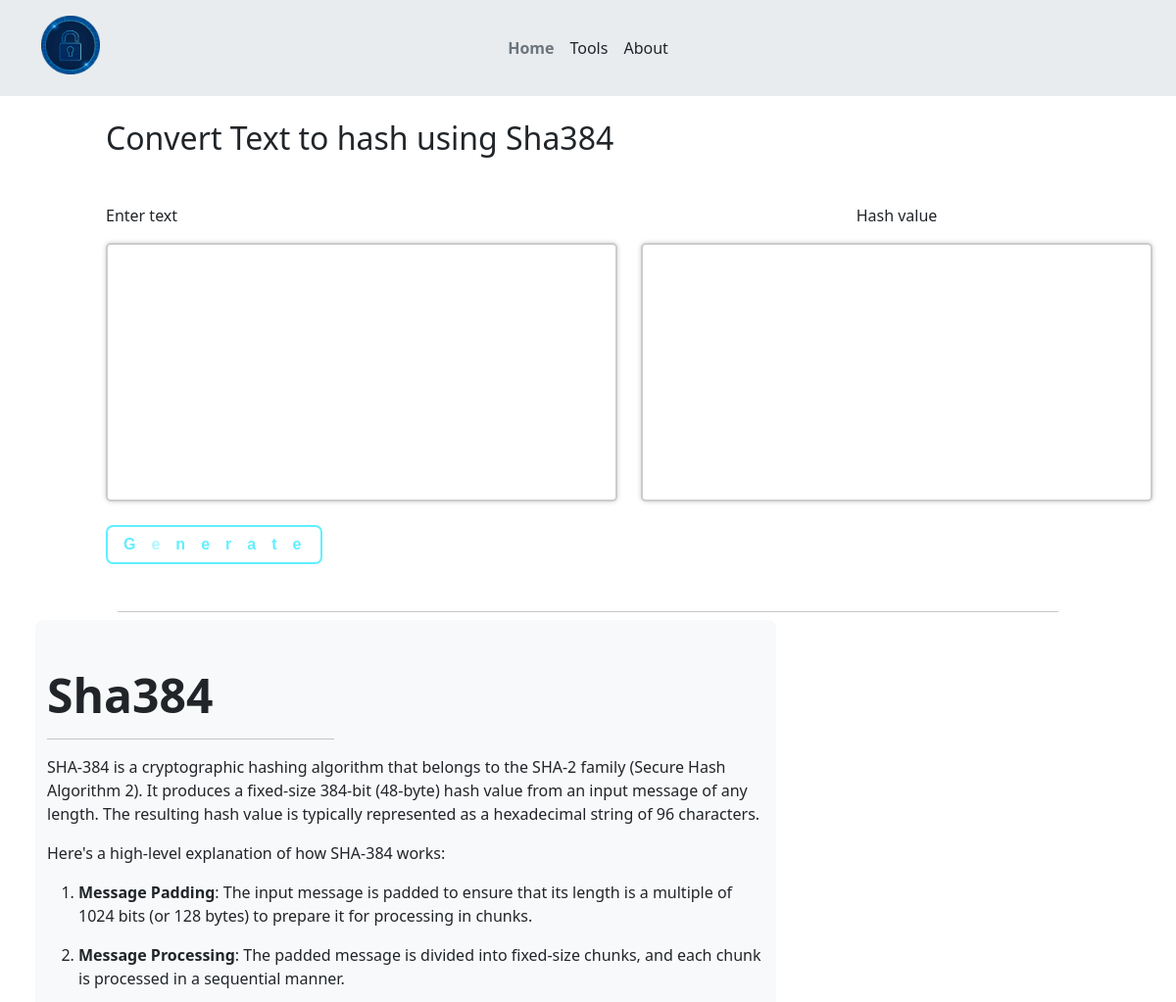
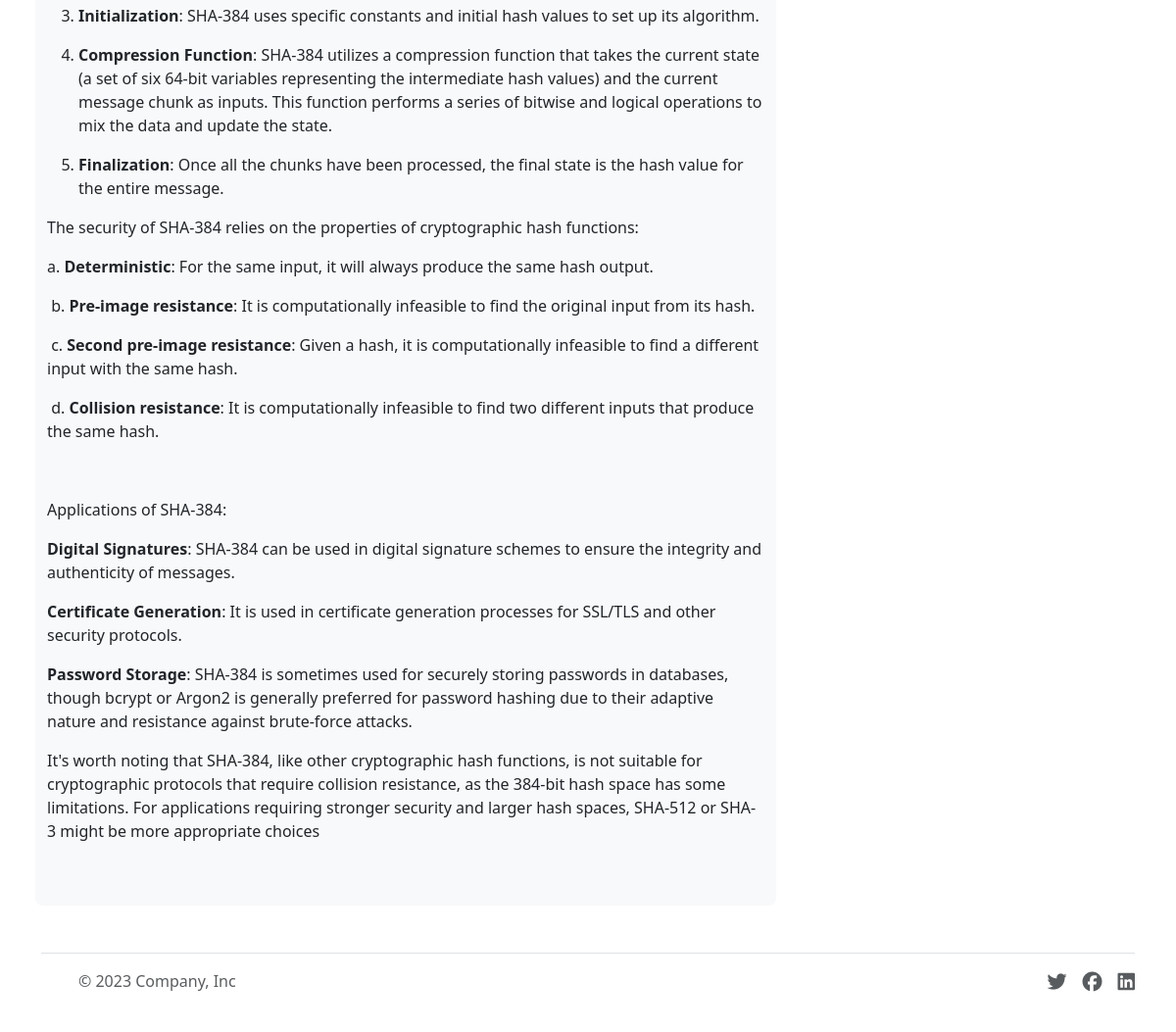
The page /sha384/ on the database its author committed (2 pictures, top to bottom).
### App/models.py (models this page shows, shortened)
class Hashing(models.Model):
    title = models.CharField(max_length=150, blank=True)
    hash_name = models.CharField(max_length=256)
    description = FroalaField()

### App/views.py (the view)
# urls.py: path('sha384/', views.Hash384, name = "sha384"),
def Hash384(request):
    media=Hashing.objects.get(hash_name='Sha384')
    if request.method=='POST':
        text = request.POST.get('text')
        print(text)
        hash_gen = sha_384(text)
        print(hash_gen)
        return render(request, 'sha384.html', context={'hash': hash_gen,'media': media,'text':text})
    return render(request, 'sha384.html', context={'hash':'','media': media})

### templates/sha384.html (shortened to what this page needs)
{% extends 'hash1.html' %}
{% block MediaTitle %} {{media.title}} {% endblock MediaTitle %}
{% block HashVal %} {{hash}} {% endblock HashVal %}
{% block MediaName %}{{ media.hash_name}}{% endblock MediaName %}
{% block description %} {{media.description|safe}} {% endblock description %}

### static/css/style.css (style rules this page uses)
:root { --glow-color: hsl(186 100% 69%); }
*, *::before, *::after { box-sizing: border-box; }

### rows shown on the page
Hashing: title "Convert Text to hash using Sha384", hash_name "Sha384", description "SHA-384 is a cryptographic hashing algorithm that belongs to the SHA-2 family (Secure Hash Algorithm 2). It produces a fixed-size 384-bit (48-byte) hash value from an input message of any length. The resulting hash value is typically represented as a hexadecimal string of 96 characters. Here's a high-level explanation of how SHA-384 works: Message Padding : The input message is padded to ensure that its length is a multiple of 1024 bits (or 128 bytes) to prepare it for processing in chunks. Message Processing : The padded message is divided into fixed-size chunks, and each chunk is processed in a sequential manner. Initialization : SHA-384 uses specific constants and initial hash values to…"
